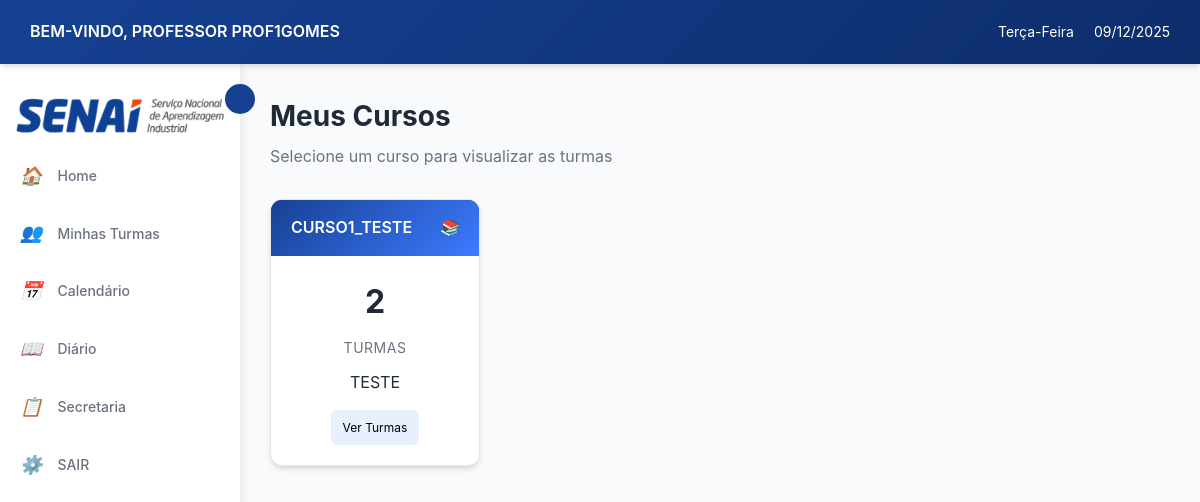
Page /professor/turmas/ (signed in) on the committed database.
### login/models.py (models this page shows, shortened)
class Usuario(AbstractUser):
    TIPO_USUARIO = [
        ('aluno', 'Aluno'),
        ('professor', 'Professor'),
        ('secretaria', 'Secretaria'),
    ]
    usuario_id = models.AutoField(primary_key=True)
    nome = models.CharField('Nome', max_length=100, blank=True, null=True)
    sobrenome = models.CharField('Sobrenome', max_length=100, blank=True, null=True)
    email = models.EmailField('E-mail', unique=True, default=None)
    data_nascimento = models.DateField('Data de Nascimento', blank=True, null=True)
    contato = models.CharField(max_length=20, unique=True, blank=True, null=True)
    cpf = models.CharField(max_length=14, unique=True, blank=True, null=True)
    endereco = models.TextField('Endereço', blank=True, null=True)
    tipo = models.CharField(max_length=10, choices=TIPO_USUARIO)
    USERNAME_FIELD = 'email'
    REQUIRED_FIELDS = ['nome','sobrenome','cpf', 'tipo', 'username']
    class Meta:
        db_table = 'Usuario'

### cursos/models.py (models this page shows, shortened)
class Curso(models.Model):
    nome = models.CharField(max_length=150, unique=True, verbose_name="Nome do Curso", default="Sem Nome")
    descricao = models.TextField(blank=True, verbose_name="Descrição")
    carga_horaria = models.PositiveIntegerField(verbose_name="Carga Horária (h)", default=40)
    ativo = models.BooleanField(default=True, verbose_name="Ativo")
    disciplinas = models.ManyToManyField('Disciplina', through='GradeCurricular', blank=True, related_name='cursos')
    class Meta:
        verbose_name = "curso"
        verbose_name_plural = "cursos"
        ordering = ["nome"]

### professor/views.py (the view)
# urls.py: path('turmas/', views.listar_cursos, name='listar_cursos'),
@login_required
@professor_required
def listar_cursos(request):
    professor = Professor.objects.get(usuario=request.user)
    turmas_professor = Turma.objects.filter(
        professor=professor,
        status=True
    ).select_related('curso')
    cursos_ids = turmas_professor.values_list('curso_id', flat=True).distinct()
    cursos = Curso.objects.filter(id__in=cursos_ids, ativo=True).order_by('nome')
    cursos_com_contagem = []
    for curso in cursos:
        turmas_count = turmas_professor.filter(curso=curso).count()
        cursos_com_contagem.append({
            'curso': curso,
            'turmas_count': turmas_count
        })
    context = {
        'cursos_com_contagem': cursos_com_contagem
    }
    return render(request, 'professor/listar_cursos.html', context)

### professor/templates/professor/listar_cursos.html (shortened to what this page needs)
{% extends 'professor/base.html' %}
{% load static %}
{% block content %}
<div class="dashboard">
    <div class="dashboard-header">
        <h2>Meus Cursos</h2>
        <p>Selecione um curso para visualizar as turmas</p>
    </div>
    <div class="cards-grid">
        {% for item in cursos_com_contagem %}
        <div class="card curso-card">
            <div class="card-header">
                <span style="color: rgb(255, 255, 255);">{{ item.curso.nome }}</span>
                <i>📚</i>
            </div>
            <div class="card-body">
                <div class="card-content">
                    <div class="card-count">{{ item.turmas_count }}</div>
                    <div class="card-label">Turmas</div>
                    <p class="curso-descricao">{{ item.curso.descricao|truncatewords:15 }}</p>
                </div>
                <div class="card-actions">
                    <a href="{% url 'professor:turmas_por_curso' item.curso.id %}" class="card-btn" title="Ver Turmas" style="text-decoration: none; color: black;">
                         Ver Turmas
                    </a>
                </div>
            </div>
        </div>
        {% empty %}
        <div class="table-empty-state">
            Nenhum curso encontrado
        </div>
        {% endfor %}
    </div>
</div>
{% endblock %}

### professor/templates/professor/base.html (shortened to what this page needs)
{% load static %}
<!DOCTYPE html>
<html lang="pt-br">
<head>
    <link rel="stylesheet" href="{% static 'professor/css/style.css' %}">
</head>
<body>
    <header class="header">
        <div class="header-left">
            <span class="welcome-text">BEM-VINDO, PROFESSOR {{ user.get_full_name|default:user.username|upper }}</span>
        </div>
        <div class="header-right">
            <span class="weekday" id="currentWeekday"></span>
            <span class="date" id="currentDate"></span>
        </div>
    </header>
    <main class="main-container">
        <aside class="sidebar" id="sidebar">
            <img src="{% static 'professor/img/senai_logo.png' %}" alt="SENAI" id="senai-logo-sidebar">
            <button class="sidebar-toggle" id="sidebarToggle"></button>
            <ul class="sidebar-menu">
                <li>
                    <a href="{% url 'professor:home' %}">
                        <i>🏠</i>
                        <span>Home</span>
                    </a>
                </li>
                <li>
                    <a href="{% url 'professor:listar_cursos' %}">
                        <i>👥</i>
                        <span>Minhas Turmas</span>
                    </a>
                </li>
                <li>
                    <a href="{% url 'professor:calendario' %}">
                        <i>📅</i>
                        <span>Calendário</span>
                    </a>
                </li>
                <li>
                    <a href="{% url 'diario:lista_turmas_diario' %}">
                        <i>📖</i>
                        <span>Diário</span>
                    </a>
                </li>
                <li>
                    <a href="{% url 'solicitacao:solicitacaoList' %}">
                        <i>📋</i>
                        <span>Secretaria</span>
                    </a>
                </li>
                <li>
                    <a href="{% url 'logout' %}">
                        <i>⚙️</i>
                        <span>SAIR</span>
                    </a>
                </li>
            </ul>
        </aside>
        <div class="content-area">
            {% block content %}
            {% endblock %}
        </div>
    </main>
</body>
</html>

### professor/static/professor/css/style.css (style rules this page uses)
:root { --azul-principal: #164193; --azul-escuro: #0d2d6b; --azul-claro: #3D7AFF; --azul-suave: #E8EFFD; --azul: #164193; --laranja: #E7490F; --laranja-claro: #ff6b35; --cinza-escuro: #1F2937; --cinza-medio: #6B7280; --cinza-claro: #9CA3AF; --cinza-borda: #E5E7EB; --bg-claro: #F8FAFC; --branco: #FFFFFF; --verde: #27ae60; --vermelho: #e74c3c; --amarelo: #f39c12; --sombra: 0 4px 6px -1px rgba(0, 0, 0, 0.1), 0 2px 4px -1px rgba(0, 0, 0, 0.06); --sombra-hover: 0 20px 25px -5px rgba(0, 0, 0, 0.1), 0 10px 10px -5px rgba(0, 0, 0, 0.04); }
* { margin: 0; padding: 0; box-sizing: border-box; }
body { font-family: 'Inter', 'Segoe UI', sans-serif; background-color: var(--bg-claro); color: var(--cinza-escuro); line-height: 1.6; display: flex; flex-direction: column; min-height: 100vh; }
.header { display: flex; justify-content: space-between; align-items: center; background: linear-gradient(135deg, var(--azul-principal) 0%, var(--azul-escuro) 100%); color: var(--branco); padding: 12px 30px; box-shadow: var(--sombra); position: sticky; top: 0; z-index: 100; }
.header-left { display: flex; align-items: center; gap: 0px; }
.welcome-text { font-weight: 600; font-size: 16px; }
.header-right { display: flex; align-items: center; gap: 20px; }
.weekday, .date { font-size: 14px; }
.main-container { display: flex; flex: 1; overflow: hidden; }
.sidebar { width: 240px; background-color: var(--branco); box-shadow: 2px 0 10px rgba(0, 0, 0, 0.08); display: flex; flex-direction: column; padding: 20px 0; position: relative; transition: width 0.3s ease; z-index: 90; }
.sidebar-toggle { position: absolute; right: -15px; top: 20px; background-color: var(--azul-principal); border: none; color: var(--branco); width: 30px; height: 30px; border-radius: 50%; cursor: pointer; display: flex; align-items: center; justify-content: center; font-size: 14px; transition: all 0.3s ease; z-index: 101; }
.sidebar-menu { list-style: none; padding: 0; margin-top: 0px; }
.sidebar-menu li { margin: 5px 0; }
.sidebar-menu a { display: flex; align-items: center; gap: 15px; padding: 12px 20px; color: var(--cinza-medio); text-decoration: none; transition: all 0.3s ease; font-size: 14px; font-weight: 500; }
.sidebar-menu a i { font-size: 18px; min-width: 20px; text-align: center; }
.content-area { flex: 1; padding: 30px; overflow-y: auto; background-color: var(--bg-claro); }
.dashboard-header { margin-bottom: 30px; }
.dashboard-header h2 { font-size: 28px; color: var(--cinza-escuro); margin-bottom: 5px; }
.dashboard-header p { color: var(--cinza-medio); font-size: 16px; }
.cards-grid { display: grid; grid-template-columns: repeat(4, 1fr); gap: 20px; margin-bottom: 30px; }
.card { background-color: var(--branco); border-radius: 12px; box-shadow: var(--sombra); overflow: hidden; transition: all 0.3s ease; border: 1px solid var(--cinza-borda); height: 100%; display: flex; flex-direction: column; }
.card-header { padding: 15px 20px; color: var(--branco); display: flex; align-items: center; justify-content: space-between; font-weight: 600; }
.card-body { padding: 20px; display: flex; flex-direction: column; gap: 15px; flex-grow: 1; }
.card-content { display: flex; flex-direction: column; align-items: center; gap: 10px; flex-grow: 1; }
.card-count { font-size: 32px; font-weight: 700; color: var(--cinza-escuro); }
.card-label { font-size: 14px; color: var(--cinza-medio); text-transform: uppercase; letter-spacing: 0.5px; }
.card-actions { display: flex; gap: 10px; justify-content: center; }
.card-btn { background-color: var(--azul-suave); border: none; padding: 8px 12px; border-radius: 6px; cursor: pointer; font-size: 12px; color: var(--azul-principal); transition: all 0.3s ease; display: flex; align-items: center; justify-content: center; gap: 5px; }
.turma-card, .curso-card { height: auto; }
.turma-card .card-header, .curso-card .card-header { background: linear-gradient(135deg, var(--azul-principal) 0%, var(--azul-claro) 100%); }
.card:first-child .card-header { background-color: var(--azul); }

### rows in the picture
Usuario: get_full_name "PROF1GOMES"
Curso: curso.nome "CURSO1_TESTE", turmas_count "2", curso.descricao "TESTE"
